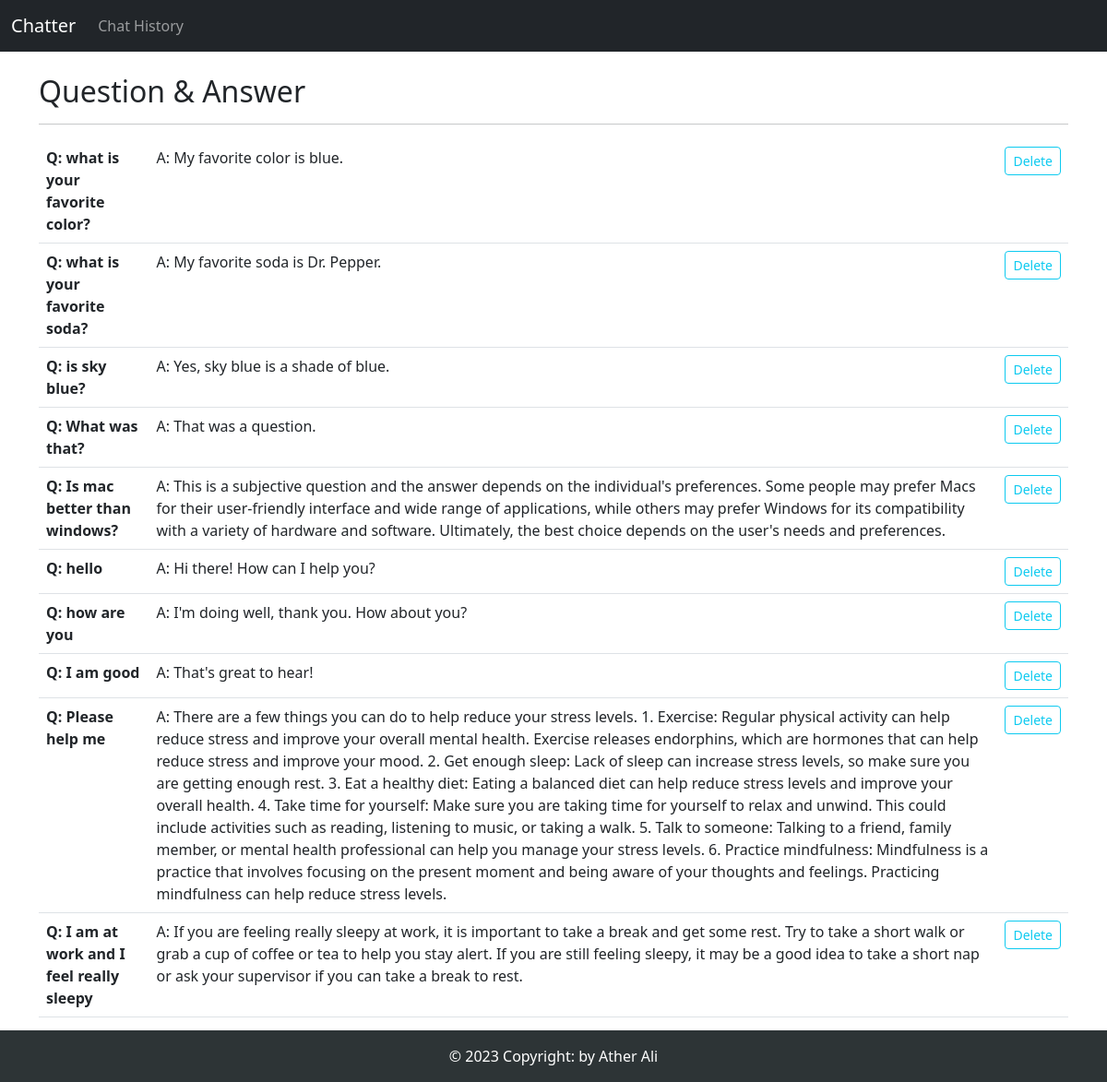
The app's page /past/ with its own data.
### chatbotApp/models.py (models this page shows, shortened)
class Past(models.Model):
    question = models.CharField(max_length=250)
    answer = models.TextField(max_length=5000)

### chatbotApp/views.py (the view)
# urls.py: path('past/', views.past, name='past'),
def past(request):
    p = Paginator(Past.objects.all(), 10)
    if 'page' in request.GET and request.GET['page']:
        page = request.GET.get('page')
    else:
        page = 1
    pages = p.get_page(page)
    past = Past.objects.all()
    nums = "a" * pages.paginator.num_pages
    return render(request, 'past.html', {'past': past, 'pages': pages, 'nums': nums})

### chatbotApp/templates/past.html (shortened to what this page needs)
{% extends 'base.html' %}
{% block content %}
<h2>Question & Answer</h2>
<hr>
<table class="table">
    {% if past %}
    {% for q in pages %}
    <tr class="table table-striped">
        <td><strong>Q: {{ q.question }} </strong></td>
        <td>A: {{ q.answer }}</td>
        <td><a href="{% url 'delete' q.id %}" class="btn btn-outline-info btn-sm">Delete</a></td>
    </tr>
    {% endfor %}
    {% endif %}
</table>
<nav aria-label="Page navigation example">
    <ul class="pagination justify-content-center">
        <li class="page-item"><a class="page-link" href="?page=1">&laquo; First</a></li>
        {% for i in nums %}
            <li class="page-item"><a class="page-link" href="?page={{ forloop.counter }}">{{ forloop.counter }}</a></li>
        {% endfor %}
        {% if pages.has_next %}
            <li class="page-item"><a class="page-link" href="?page={{ pages.next_page_number }}">Next</a></li>
            <li class="page-item"><a class="page-link" href="?page={{ pages.paginator.num_pages }}">Last &raquo;</a></li>
        {% endif %}
    </ul>
</nav>
{% endblock %}

### chatbotApp/templates/base.html (shortened to what this page needs)
<!doctype html>
<html lang="en">
  <head>
    <link href="https://cdn.jsdelivr.net/npm/bootstrap@5.3.0-alpha3/dist/css/bootstrap.min.css" rel="stylesheet">
  </head>
  <body>
    {% include 'navbar.html' %}
    <div class="container">
    {% block content%}
    {% endblock %}
    </div>
    {% include 'footer.html' %}
  </body>
</html>

### chatbotApp/templates/navbar.html (shortened to what this page needs)
<nav class="navbar navbar-expand-lg navbar-dark bg-dark">
    <div class="container-fluid">
      <a class="navbar-brand" href="{% url 'home' %}">Chatter</a>
      <div class="collapse navbar-collapse" id="navbarSupportedContent">
        <ul class="navbar-nav me-auto mb-2 mb-lg-0">
          <li class="nav-item">
            <a class="nav-link" href="{% url 'past' %}">Chat History</a>
          </li>
        </ul>
      </div>
    </div>
  </nav>
  <br>

### chatbotApp/templates/footer.html (shortened to what this page needs)
    <div class="footer">
      <p>© 2023 Copyright: by Ather Ali</p>
    </div>

### chatbotApp/templates/footer.html (style rules this page uses)
.footer { position: fixed; left: 0; bottom: 0; width: 100%; background-color: #2d3436; color: white; text-align: center; padding-top: 1em; }

### records on screen
Past: question "what is your favorite color?", answer "My favorite color is blue."
Past: question "what is your favorite soda?", answer "My favorite soda is Dr. Pepper."
Past: question "is sky blue?", answer "Yes, sky blue is a shade of blue."
Past: question "What was that?", answer "That was a question."
Past: question "Is mac better than windows?", answer "This is a subjective question and the answer depends on the individual's preferences. Some people may prefer Macs for their user-friendly interface and wide range of applications, while others may prefer Windows for its compatibility with a variety of hardware and software. Ultimately, the best choice depends on the user's needs and preferences."
Past: question "hello", answer "Hi there! How can I help you?"
Past: question "how are you", answer "I'm doing well, thank you. How about you?"
Past: question "I am good", answer "That's great to hear!"
Past: question "Please help me", answer "There are a few things you can do to help reduce your stress levels. 1. Exercise: Regular physical activity can help reduce stress and improve your overall mental health. Exercise releases endorphins, which are hormones that can help reduce stress and improve your mood. 2. Get enough sleep: Lack of sleep can increase stress levels, so make sure you are getting enough rest. 3. Eat a healthy diet: Eating a balanced diet can help reduce stress levels and improve your overall health. 4. Take time for yourself: Make sure you are taking time for yourself to relax and unwind. This could include activities such as reading, listening to music, or taking a walk. 5. Talk to someone: Talking to a…"
Past: question "I am at work and I feel really sleepy", answer "If you are feeling really sleepy at work, it is important to take a break and get some rest. Try to take a short walk or grab a cup of coffee or tea to help you stay alert. If you are still feeling sleepy, it may be a good idea to take a short nap or ask your supervisor if you can take a break to rest."
